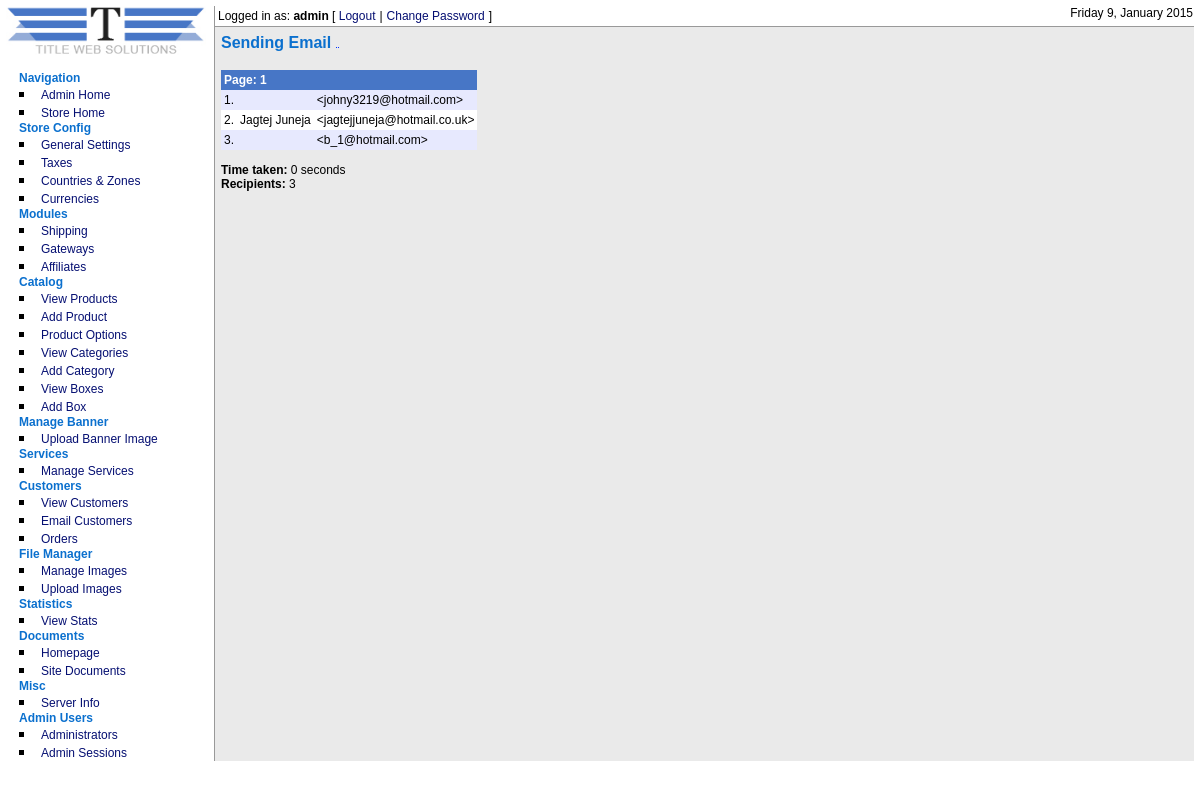
/admin/customers/send.php (signed in), run on the app's committed database.
### tables this page shows
CREATE TABLE IF NOT EXISTS `cubecart_admin_users` (
  `adminId` int(11) NOT NULL AUTO_INCREMENT,
  `name` varchar(255) NOT NULL DEFAULT '',
  `username` varchar(255) NOT NULL DEFAULT '',
  `password` varchar(32) NOT NULL DEFAULT '',
  `email` varchar(255) NOT NULL DEFAULT '',
  `noLogins` int(11) NOT NULL DEFAULT '0',
  `isSuper` int(11) NOT NULL DEFAULT '0',
  `notes` text,
  `failLevel` int(1) NOT NULL DEFAULT '0',
  `blockTime` int(10) NOT NULL DEFAULT '0',
  `lastTime` int(10) NOT NULL DEFAULT '0',
  KEY `adminId` (`adminId`)
);

CREATE TABLE IF NOT EXISTS `cubecart_customer` (
  `email` varchar(50) NOT NULL DEFAULT '',
  `password` varchar(100) NOT NULL DEFAULT '',
  `title` varchar(10) DEFAULT NULL,
  `firstName` varchar(255) NOT NULL DEFAULT '',
  `lastName` varchar(255) NOT NULL DEFAULT '',
  `add_1` varchar(100) NOT NULL DEFAULT '',
  `add_2` varchar(100) NOT NULL DEFAULT '',
  `town` varchar(100) NOT NULL DEFAULT '',
  `county` varchar(100) NOT NULL DEFAULT '',
  `zoneId` int(3) NOT NULL DEFAULT '0',
  `postcode` varchar(15) NOT NULL DEFAULT '',
  `country` char(3) NOT NULL DEFAULT '',
  `phone` varchar(20) NOT NULL DEFAULT '',
  `mobile` varchar(50) DEFAULT NULL,
  `comments` text NOT NULL,
  `customer_id` int(11) NOT NULL AUTO_INCREMENT,
  `regTime` int(10) NOT NULL DEFAULT '0',
  `ipAddress` varchar(30) NOT NULL DEFAULT '',
  `noOrders` int(11) DEFAULT '0',
  `optIn1st` int(11) NOT NULL DEFAULT '0',
  `htmlEmail` int(11) NOT NULL DEFAULT '1',
  `type` int(11) DEFAULT '0',
  PRIMARY KEY (`customer_id`)
);

### admin/customers/send.php (the view, shortened to what the rows shown need)
<?php
include("../../includes/global.inc.php");
require_once("../../classes/db.inc.php");
$db = new db();
include_once("../../includes/functions.inc.php");
$config = fetchDbConfig("config");
include_once("../../language/".$config['defaultLang']."/lang.inc.php");
include("../includes/auth.inc.php");
include("../includes/header.inc.php");
$perPage = 20;
if($_POST['test']==0){
	$query = "SELECT email, firstName, lastName, htmlEmail FROM ".$glob['dbprefix']."CubeCart_customer WHERE optIn1st = 1";
	$emailList = $db->select($query, $perPage, $_GET['page']);
}
?>
<?php
		$html = stripslashes($_POST['FCKeditor']);
		$subject = $_POST['subject'];
		$fromName = $_POST['fromName'];
		$fromEmail = $_POST['fromEmail'];
		$returnPath = $_POST['returnPath'];
		$text = strip_tags($html);
		if($_POST['test']==1){
			$mail = new htmlMimeMail();
			$mail->setSubject($subject);
			$mail->setHeader('X-Mailer', 'CubeCart Bulk Mailer');
			$mail->setFrom($fromName." <".$fromEmail.">");
			$mail->setReturnPath($returnPath);
			$mail->setHtml($html);
			$result = $mail->send(array($_POST['testEmail']), $config['mailMethod']);
			$mail = new htmlMimeMail();
			$mail->setSubject($subject);
			$mail->setHeader('X-Mailer', 'CubeCart Bulk Mailer');
			$mail->setFrom($fromName." <".$fromEmail.">");
			$mail->setReturnPath($returnPath);
			$mail->setText($text);
			$result = $mail->send(array($_POST['testEmail']), $config['mailMethod']);
			echo "<p class='copyText'><strong>".$lang['admin']['customers']['recipient']."</strong> ".$_POST['testEmail']."</p>";
			?>
			<img src="../images/progress.gif" alt="" width="1" height="1" title="" onload="MM_showHideLayers('sending','','hide','sent','','show');" />
			<form method="post" action="<?php echo $GLOBALS['rootRel'];?>admin/customers/email.php?action=send" enctype="multipart/form-data">
			<?php
			echo recoverPostVars($_POST,"FCKeditor");
			?>
			<input name="submit" type="submit" id="submit" value="<?php echo $lang['admin']['customers']['prev_page']; ?>" class="submit" />
			</form>
			<?php
		} else {
			if($emailList == TRUE){
				echo "<table border='0' cellspacing='0' cellpadding='3' class='mainTable'>";
				for ($i=0; $i<count($emailList); $i++){
					$cellColor = cellColor($i);
					$recipNo = $_GET['emailed']+($i+1);
					echo "<tr><td class='".$cellColor."'><span class='copyText'>".($recipNo).".</span></td><td class='".$cellColor."'><span class='copyText'>".$emailList[$i]['firstName']." ".$emailList[$i]['lastName']."</span></td><td class='".$cellColor."'><span class='copyText'> &lt;".$emailList[$i]['email']."&gt;</span></td></tr>\r\n";
				}
		echo "</table>";
		?>
		<?php
		} else {
		?>
		<p class="infoText"><?php echo $lang['admin']['customers']['bulk_finished'];?></p>
		<img src="../images/px.gif" alt="" width="1" height="1" title="" onload="MM_showHideLayers('sending','','hide','sent','','show');" />
		<?php
		}
?>
<?php
}
?>
<?php include("../includes/footer.inc.php"); ?>

### admin/includes/header.inc.php (shortened to what the rows shown need)
<!DOCTYPE HTML PUBLIC "-//W3C//DTD XHTML 1.0 Transitional//EN" "http://www.w3.org/TR/xhtml1/DTD/xhtml1-transitional.dtd">
<html xmlns="http://www.w3.org/1999/xhtml">
<head>
<link href="<?php echo $GLOBALS['rootRel']; ?>admin/styles/style.css" rel="stylesheet" type="text/css" />
</head>
<body>
<?php
if(isset($_SESSION['ccAdmin']) && strpos(dirname($_SERVER['PHP_SELF']), $_SESSION['ccAdminPath']) == 0){ ?>
<table width="100%" border="0" cellspacing="0" cellpadding="0">
  <tr>
    <td valign="top" width="180" rowspan="3" class="tdNav">
<?php include($GLOBALS['rootDir']."/admin/includes/navigation.inc.php"); ?>
	</td>
  </tr>
  <tr>
  <td valign="top" class="tdContent">
<div id="topBar">
<div id="loginBar">
	<span class="txtLogin"><?php echo $lang['admin']['incs']['logged_in_as'];?> <strong><?php echo $ccAdminData[0]['username']; ?></strong> [ </span><a href="<?php echo $GLOBALS['rootRel']; ?>admin/logout.php" class="txtLink"><?php echo $lang['admin']['incs']['logout'];?></a> <span class="txtLogin">|</span> <a href="<?php echo $GLOBALS['rootRel'];?>admin/adminusers/changePass.php" class="txtLink"><?php echo $lang['admin']['incs']['change_pass'];?></a> <span class="txtLogin">]</span>
</div>
<div id="dateBar">
	<span class="txtLogin"><?php echo formatTime(time(),$strftime); ?></span>
</div>
</div>
<div id="contentPad">
<?php } ?>

### data on the page
cubecart_admin_users: username "admin"
cubecart_customer: email "johny3219@hotmail.com"
cubecart_customer: firstName "Jagtej", lastName "Juneja", email "jagtejjuneja@hotmail.co.uk"
cubecart_customer: email "b_1@hotmail.com"

### other printed values
$lang['admin']['nav']['navigation'] "Navigation"
$lang['admin']['nav']['admin_home'] "Admin Home"
$lang['admin']['nav']['store_home'] "Store Home"
$lang['admin']['nav']['store_config'] "Store Config"
$lang['admin']['nav']['gen_settings'] "General Settings"
$lang['admin']['nav']['taxes'] "Taxes"
$lang['admin']['nav']['countries_zones'] "Countries & Zones"
$lang['admin']['nav']['currencies'] "Currencies"
$lang['admin']['nav']['modules'] "Modules"
$lang['admin']['nav']['shipping'] "Shipping"
$lang['admin']['nav']['gateways'] "Gateways"
$lang['admin']['nav']['affiliates'] "Affiliates"
$lang['admin']['nav']['catalog'] "Catalog"
$lang['admin']['nav']['view_products'] "View Products"
$lang['admin']['nav']['add_product'] "Add Product"
